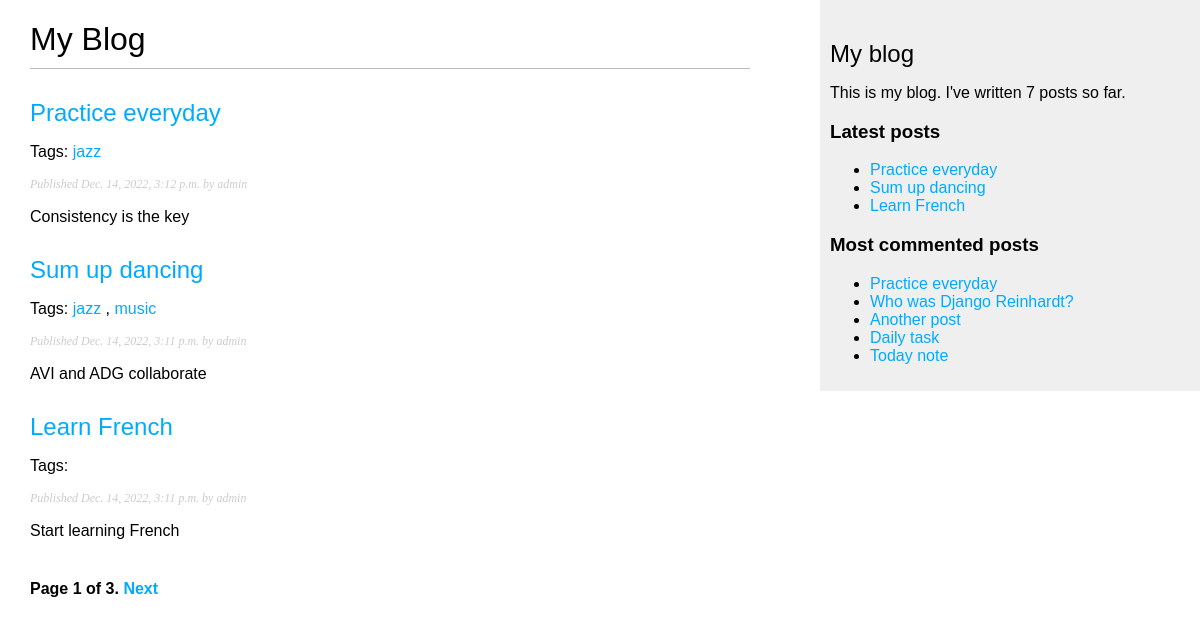
The page /blog/ on the database as committed earlier.
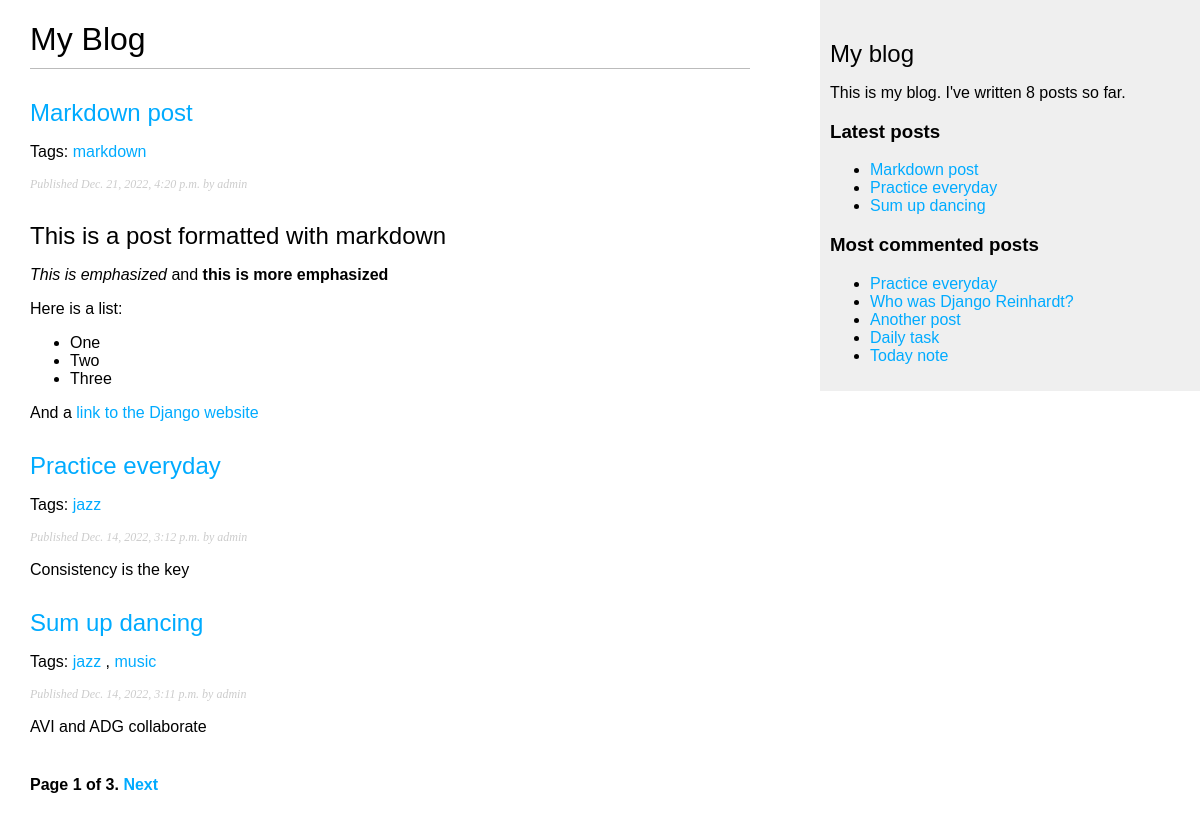
The same page on the database as committed later.
### blog/models.py (models this page shows, shortened)
class Post(models.Model):
    class Status(models.TextChoices):
        DRAFT = 'DF', 'Draft'
        PUBLISHED = 'PB', 'Published'
    title = models.CharField(max_length=250)
    slug = models.SlugField(max_length=250,
                            unique_for_date='publish')
    author = models.ForeignKey(User,
                               on_delete=models.CASCADE,
                               related_name='blog_posts')
    body = models.TextField()
    publish = models.DateTimeField(default=timezone.now)
    created = models.DateTimeField(auto_now_add=True)
    updated = models.DateTimeField(auto_now=True)
    status = models.CharField(max_length=2,
                              choices=Status.choices,
                              default=Status.DRAFT)
    objects = models.Manager() # The default Manager
    published = PublishedManager() # Our custom Manager
    tags = TaggableManager()
    class Meta:
        ordering = ['-publish']
        indexes = [
            models.Index(fields=['-publish']),
        ]
    def get_absolute_url(self):
        return reverse('blog:post_detail',
                       args=[self.publish.year,
                             self.publish.month,
                             self.publish.day,
                             self.slug])

### blog/views.py (the view)
# urls.py: path('', views.post_list, name='post_list'),
def post_list(request, tag_slug=None):
    post_list = Post.published.all()
    tag = None
    if tag_slug:
        tag = get_object_or_404(Tag, slug=tag_slug)
        post_list = post_list.filter(tags__in=[tag])
    paginator = Paginator(post_list, 3)
    page_number = request.GET.get('page', 1)
    try:
        posts = paginator.page(page_number)
    except PageNotAnInteger:
        posts = paginator.page(1)
    except EmptyPage:
        posts = paginator.page(paginator.num_pages)
    return render(request,
                  'blog/post/list.html',
                  {'posts': posts,
                   'tag': tag})

### blog/models.py (called while the page is built)
    def get_queryset(self):
        return super().get_queryset()\
                      .filter(status=Post.Status.PUBLISHED)

### blog/templatetags/blog_tags.py (called while the page is built)
@register.simple_tag
def total_posts():
    return Post.published.count()

@register.inclusion_tag('blog/post/latest_posts.html')
def show_latest_posts(count=5):
    latest_posts = Post.published.order_by('-publish')[:count]
    return {'latest_posts': latest_posts}

@register.simple_tag
def get_most_commented_posts(count=5):
    return Post.published.annotate(
            total_comments=Count('comments')
        ).order_by('-total_comments')[:count]

@register.filter(name='markdown')
def markdown_format(text):
    return mark_safe(markdown.markdown(text))

### blog/templates/blog/post/list.html (shortened to what this page needs)
{% extends "blog/base.html" %}
{% load blog_tags %}
{% block content %}
    <h1>My Blog</h1>
    {% for post in posts %}
        <h2>
            <a href="{{ post.get_absolute_url }}">
                {{ post.title }}
            </a>
        </h2>
        <p class="tag">
            Tags:
            {% for tag in post.tags.all %}
                <a href="{% url "blog:post_list_by_tag" tag.slug %}">
                    {{ tag.name }}
                </a>
                {% if not forloop.last %}, {% endif %}
            {% endfor %}
        </p>
        <p class="date">
            Published {{ post.publish }} by {{ post.author }}
        </p>
        {{ post.body | markdown | truncatewords_html:30 }}
    {% endfor %}
    {% include "pagination.html" with page=posts %}
{% endblock %}

### blog/templates/blog/base.html (shortened to what this page needs)
{% load blog_tags %}
{% load static %}
<!DOCTYPE html>
<html>
    <head>
        <link rel="stylesheet" href="{% static "css/blog.css" %}">
    </head>
    <body>
        <div id="content">
            {% block content %}
            {% endblock %}
        </div>
        <div id="sidebar">
            <h2>My blog</h2>
            <p>
                This is my blog.
                I've written {% total_posts %} posts so far.
            </p>
            <h3>Latest posts</h3>
            {% show_latest_posts 3 %}
            <h3>Most commented posts</h3>
            {% get_most_commented_posts as most_commented_posts %}
            <ul>
                {% for post in most_commented_posts %}
                    <li>
                        <a href="{{ post.get_absolute_url }}">{{ post.title }}</a>
                    </li>
                {% endfor %}
            </ul>
        </div>
    </body>
</html>

### blog/templates/pagination.html (shortened to what this page needs)
<div class="pagination">
    <span class="step-links">
            <span class="current">
                Page {{ page.number }} of {{ page.paginator.num_pages }}.
            </span>
            {% if page.has_next %}
                <a href="?page={{ page.next_page_number }}">Next</a>
            {% endif %}
    </span>
</div>

### blog/templates/blog/post/latest_posts.html
<ul>
    {% for post in latest_posts %}
        <li>
            <a href="{{ post.get_absolute_url }}">{{ post.title }}</a>
        </li>
    {% endfor %}
</ul>

### blog/static/css/blog.css (style rules this page uses)
body { margin:0; padding:0; font-family:helvetica, sans-serif; }
a { color:#00abff; text-decoration:none; }
h1 { font-weight:normal; border-bottom:1px solid #bbb; padding:0 0 10px 0; }
h2 { font-weight:normal; margin:30px 0 0; }
#content { float:left; width:60%; padding:0 0 0 30px; }
#sidebar { float:right; width:30%; padding:10px; background:#efefef; height:100%; }
p.date { color:#ccc; font-family:georgia, serif; font-size:12px; font-style:italic; }
.pagination { margin:40px 0; font-weight:bold; }

Rows that differ between the two databases and show on the page:
no longer on this page (row unchanged): Post: title "Learn French", publish "Dec. 14, 2022, 3:11 p.m.", author "admin", body "Start learning French"
added Post: title "Markdown post", publish "Dec. 21, 2022, 4:20 p.m.", author "admin", body "This is a post formatted with markdown This is emphasized and this is more emphasized Here is a list: One Two Three And a link to the Django website"
added Tag: name "markdown", shown under "Markdown post"
Other text that changed with them:
text no longer shown: "7"
text now shown: "8"
